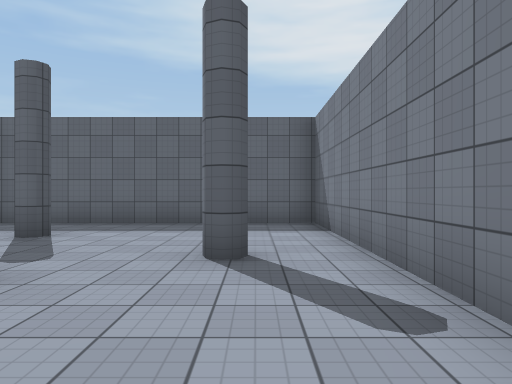
view 1 (above)

16 first-person views from a walk through a scene from a Unity 3-D project. The camera is 1.4 m above the floor, looks level and sees 70° across. The floor is counted in squares, 2 m on a side. Each view is taken from the middle of a square. On the plan, view 1 faces up. The plan holds only what a view shows up to about 11 squares ahead; the rest is blank. The place goes on beyond the plan. The player is left out. Surface patterns are stand-ins for the level's own textures.

view 2
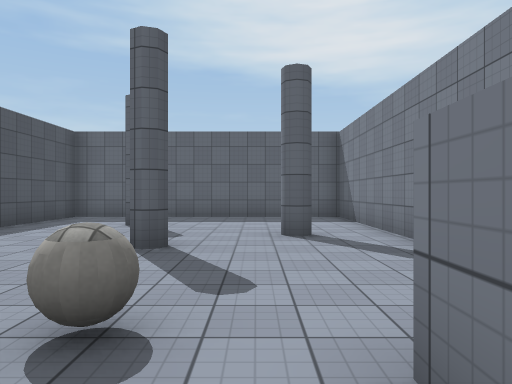

view 3
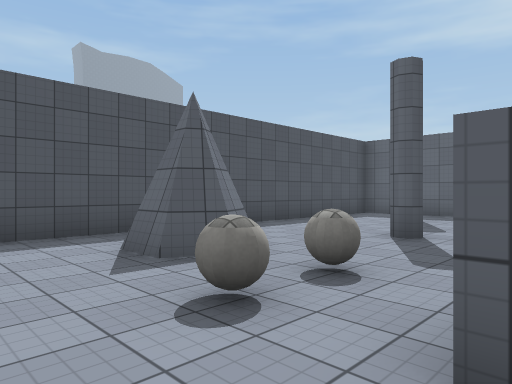

view 4
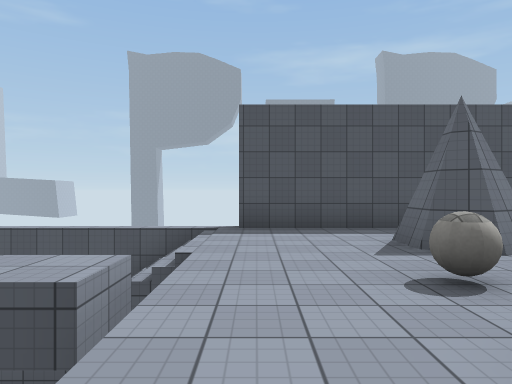

view 5
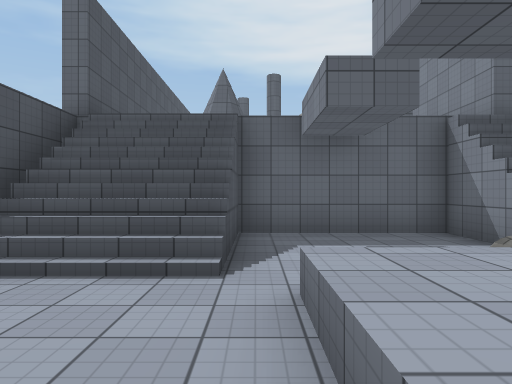

view 6
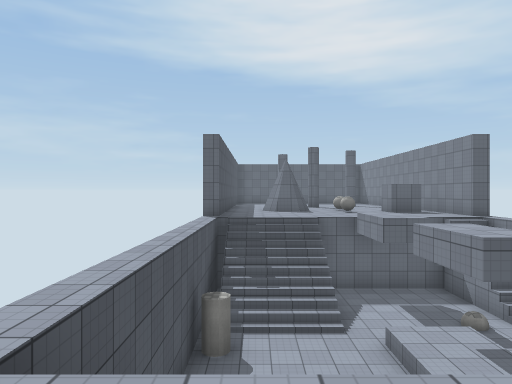

view 7
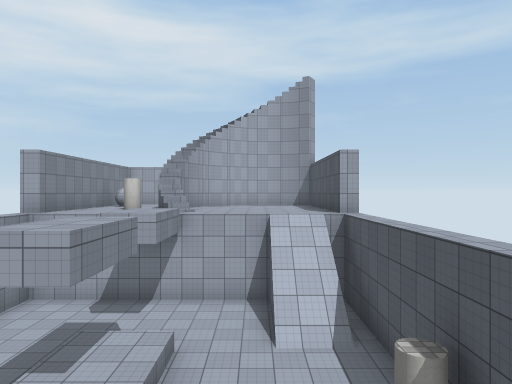

view 8
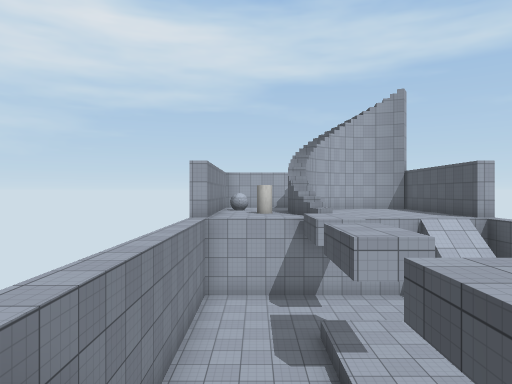

view 9
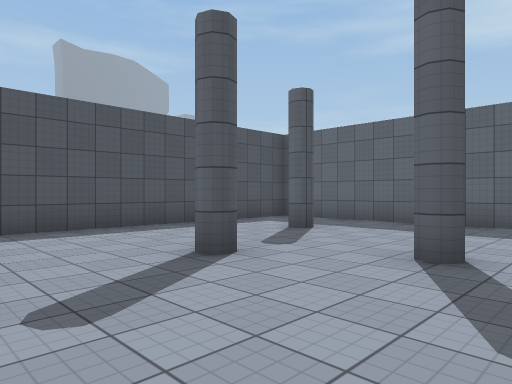

view 10
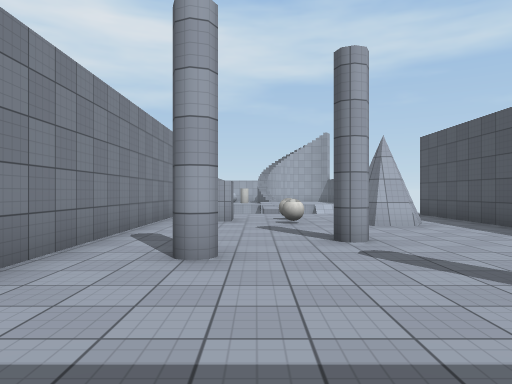

view 11
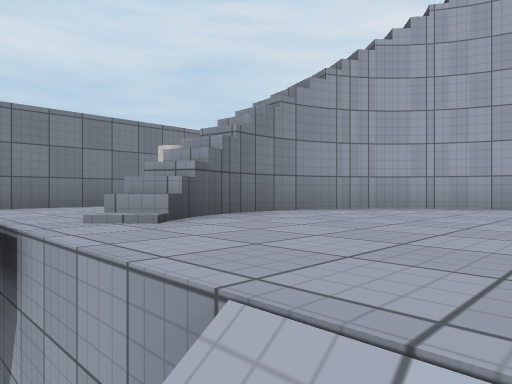

view 12
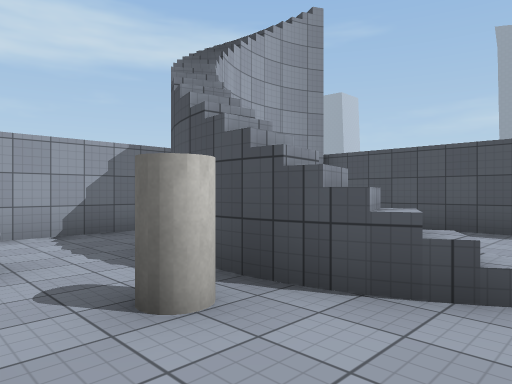

view 13
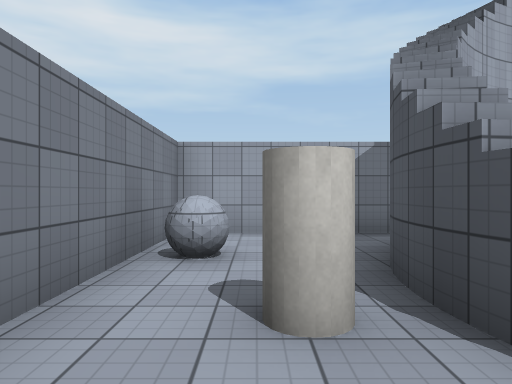

view 14
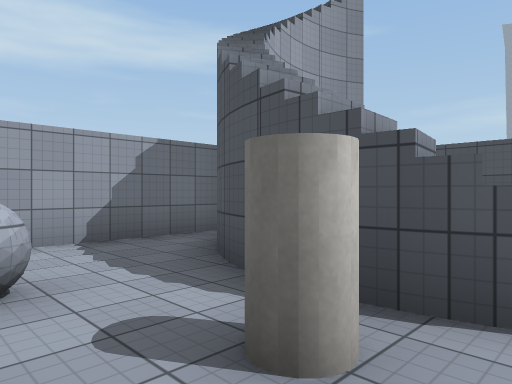

view 15
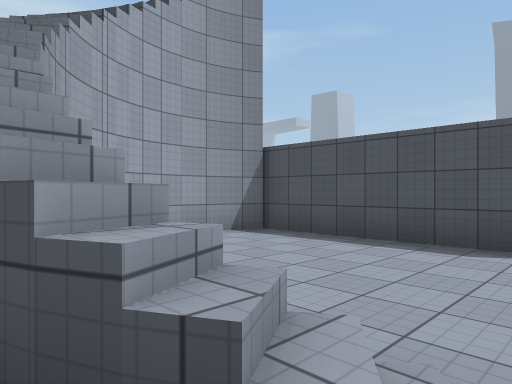

view 16
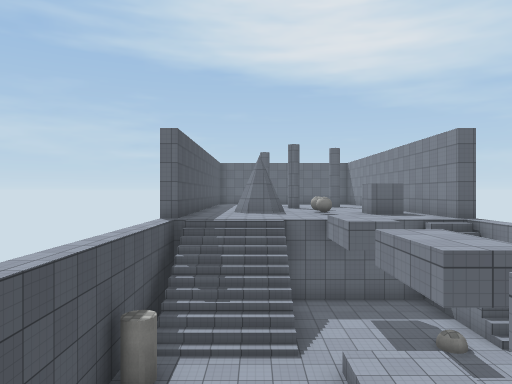

### Floor plan
Key: @ floor where view 1 was taken; # wall or solid block; x gap in a wall; . main floor; : floor 0.25 m higher than the main floor; - floor 4 m lower than the main floor; / step, stairs or slope; = window, fence, low wall or low ledge; ^ raised ledge; v drop or lower ground; B ball; C cylinder.
Columns run from 7 left of view 1 to 2 right of it. Each row starts with its distance up from view 1.
  9  #########
  8  #.......#
  7  #.......#
  6  #..#....#
  5  #.......#
  4  #.....#.#
  3  #...#...#
  2  #.......#
  1  #.......#
  0  #.#xB.@.#
 -1  #.:.B.#.#
 -2  #.......#
 -3 ##.......x
 -4  v//----/
 -5  v//----/
 -6  ///----/
 -7  ///-----
 -8  C---^---
 -9  ----^---
-10  =/------
-11   /------
-12  //------
-13 #x.../...x
-14 ##...=#..#
-15  #...##C.#
-16  #....#..#
-17  #..###x##
-18  #x##....#
-19    ......#
-20     #####

Positions as (right, up) in squares from view 1, and headings:
1: (0, 0), facing up
2: (-1, -2), facing up
3: (0, -3), facing up-left
4: (1, -3), facing left
5: (-3, -10), facing up
6: (-5, -14), facing up
7: (-4, -4), facing down
8: (0, -3), facing down
9: (1, 0), facing up-left
10: (-1, 8), facing down
11: (-5, -12), facing down-right
12: (1, -13), facing down-left
13: (0, -13), facing down
14: (1, -14), facing down-left
15: (-1, -13), facing down-left
16: (-4, -13), facing up
